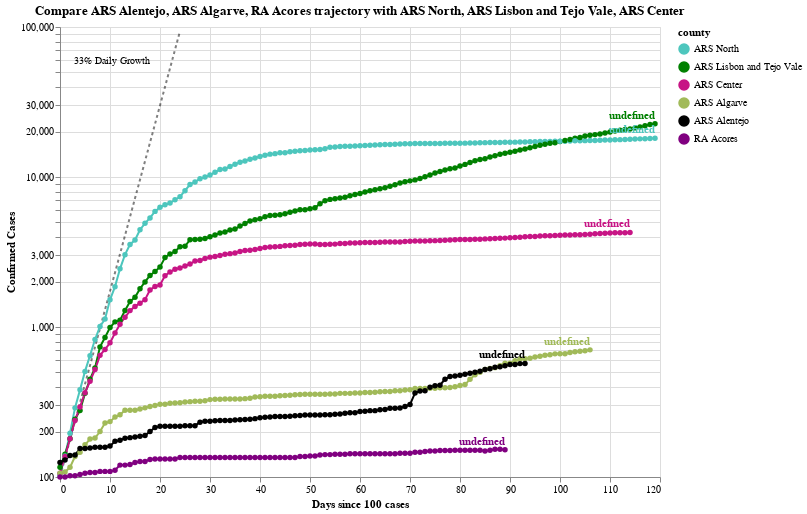

The code cell stored with this chart in its notebook:
### Code cell
#hide_input
chart4 = make_since_chart(['ARS Alentejo', 'ARS Algarve', 'RA Acores'])
chart4

### Figure 1 — Vega-Lite specification as saved in the notebook (floating-point values rounded to 4 significant figures; data arrays with more than 128 entries replaced by an {"elided": "..."} marker saying what was removed)
{"config": {"view": {"continuousWidth": 400, "continuousHeight": 300}}, "layer": [{"mark": {"type": "line", "color": "black", "opacity": 0.5, "strokeDash": [3, 3]}, "encoding": {"x": {"type": "quantitative", "field": "Days since 100 cases"}, "y": {"type": "quantitative", "field": "Confirmed Cases"}}}, {"mark": {"type": "text", "align": "right", "dx": -30, "dy": 30, "fontSize": 10, "text": "33% Daily Growth"}, "encoding": {"x": {"type": "quantitative", "field": "Days since 100 cases"}, "y": {"type": "quantitative", "field": "Confirmed Cases"}}, "transform": [{"filter": "(datum['Days since 100 cases'] >= 24)"}]}, {"data": {"name": "data-3a2552d2ccbbe2cde7c15d90a5935281"}, "mark": {"type": "line", "point": true}, "encoding": {"color": {"type": "nominal", "field": "county", "legend": {"columns": 1, "symbolLimit": 6}, "scale": {"domain": ["ARS North", "ARS Lisbon and Tejo Vale", "ARS Center", "ARS Algarve", "ARS Alentejo", "RA Acores"], "range": ["#4DC6BD", "green", "#C71585", "#A1BA59", "black", "purple"]}}, "opacity": {"condition": {"value": 1, "selection": "selector007"}, "value": 0.05}, "tooltip": [{"type": "temporal", "field": "Date"}, {"type": "nominal", "field": "county"}, {"type": "quantitative", "field": "Confirmed Cases"}, {"type": "quantitative", "field": "Days since 100 cases"}], "x": {"type": "quantitative", "field": "Days since 100 cases"}, "y": {"type": "quantitative", "field": "Confirmed Cases", "scale": {"type": "log"}}}, "height": 450, "selection": {"selector007": {"type": "multi", "fields": ["county"], "bind": "legend", "init": [{"county": "ARS Alentejo"}, {"county": "ARS Algarve"}, {"county": "RA Acores"}, {"county": "ARS North"}, {"county": "ARS Lisbon and Tejo Vale"}, {"county": "ARS Center"}]}}, "width": 600}, {"data": {"name": "data-3a2552d2ccbbe2cde7c15d90a5935281"}, "mark": {"type": "text", "align": "right", "dy": -8, "fontWeight": "bold"}, "encoding": {"color": {"type": "nominal", "field": "county", "legend": {"columns": 1, "symbolLimit": 6}, "scale": {"domain": ["ARS North", "ARS Lisbon and Tejo Vale", "ARS Center", "ARS Algarve", "ARS Alentejo", "RA Acores"], "range": ["#4DC6BD", "green", "#C71585", "#A1BA59", "black", "purple"]}}, "opacity": {"condition": {"value": 1, "selection": "selector007"}, "value": 0.05}, "text": {"type": "nominal", "field": "Country"}, "tooltip": [{"type": "temporal", "field": "Date"}, {"type": "nominal", "field": "county"}, {"type": "quantitative", "field": "Confirmed Cases"}, {"type": "quantitative", "field": "Days since 100 cases"}], "x": {"type": "quantitative", "field": "Days since 100 cases"}, "y": {"type": "quantitative", "field": "Confirmed Cases", "scale": {"type": "log"}}}, "height": 450, "transform": [{"filter": "(datum['Date'] >= 1594512000000)"}], "width": 600}], "data": {"name": "data-6be29367a64a6e042bf9ba74341e1e40"}, "title": "Compare ARS Alentejo, ARS Algarve, RA Acores trajectory with ARS North, ARS Lisbon and Tejo Vale, ARS Center", "$schema": "https://vega.github.io/schema/vega-lite/v4.8.1.json", "datasets": {"data-6be29367a64a6e042bf9ba74341e1e40": [{"Days since 100 cases": 0, "Confirmed Cases": 100.0}, {"Days since 100 cases": 1, "Confirmed Cases": 133.0}, {"Days since 100 cases": 2, "Confirmed Cases": 176.9}, {"Days since 100 cases": 3, "Confirmed Cases": 235.3}, {"Days since 100 cases": 4, "Confirmed Cases": 312.9}, {"Days since 100 cases": 5, "Confirmed Cases": 416.2}, {"Days since 100 cases": 6, "Confirmed Cases": 553.5}, {"Days since 100 cases": 7, "Confirmed Cases": 736.1}, {"Days since 100 cases": 8, "Confirmed Cases": 979.1}, {"Days since 100 cases": 9, "Confirmed Cases": 1302.0}, {"Days since 100 cases": 10, "Confirmed Cases": 1732.0}, {"Days since 100 cases": 11, "Confirmed Cases": 2303.0}, {"Days since 100 cases": 12, "Confirmed Cases": 3064.0}, {"Days since 100 cases": 13, "Confirmed Cases": 4074.0}, {"Days since 100 cases": 14, "Confirmed Cases": 5419.0}, {"Days since 100 cases": 15, "Confirmed Cases": 7207.0}, {"Days since 100 cases": 16, "Confirmed Cases": 9586.0}, {"Days since 100 cases": 17, "Confirmed Cases": 12750.0}, {"Days since 100 cases": 18, "Confirmed Cases": 16960.0}, {"Days since 100 cases": 19, "Confirmed Cases": 22550.0}, {"Days since 100 cases": 20, "Confirmed Cases": 29990.0}, {"Days since 100 cases": 21, "Confirmed Cases": 39890.0}, {"Days since 100 cases": 22, "Confirmed Cases": 53060.0}, {"Days since 100 cases": 23, "Confirmed Cases": 70560.0}, {"Days since 100 cases": 24, "Confirmed Cases": 93850.0}], "data-3a2552d2ccbbe2cde7c15d90a5935281": {"elided": "646 records"}}}
